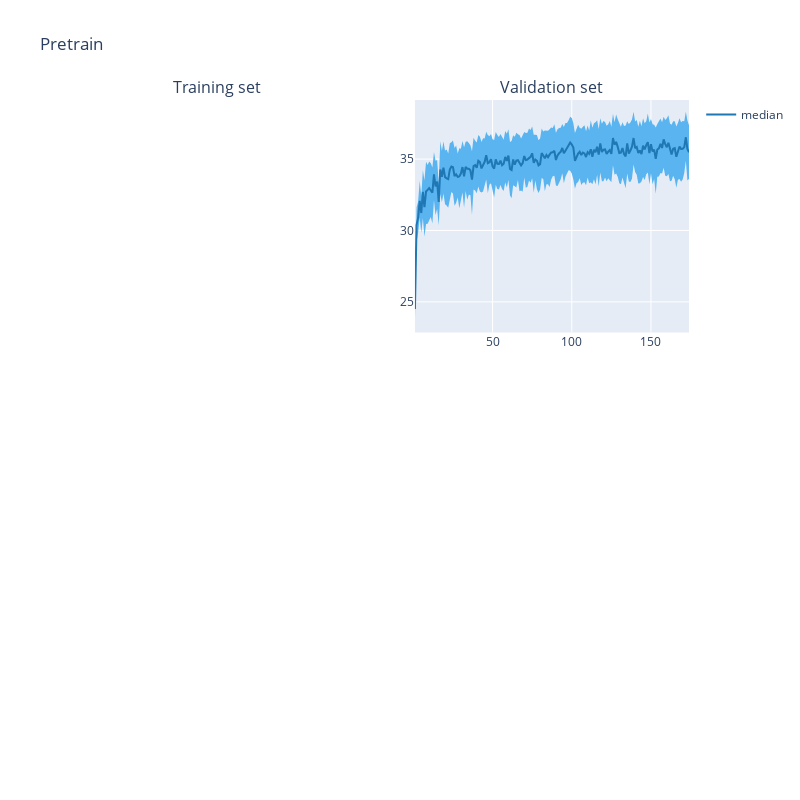

Notebook code for this chart:
### Code cell
def plot_trace(fig, df_dict, metric, row, col):
    fig.add_trace(go.Scatter(
        x=df_dict[STATISTICS[-1]].index,
        y=df_dict[STATISTICS[-1]][metric],
        showlegend=False, 
        mode='lines',
        line=dict(width=0.0),
        fillcolor='blue'
    ), row=row, col=col)

    fig.add_trace(go.Scatter(
        x=df_dict[STATISTICS[-2]].index,
        y=df_dict[STATISTICS[-2]][metric],
        fill='tonexty',
        showlegend=False,
        mode='lines',
        line=dict(width=0.0),
        fillcolor='rgb(90, 180, 240)'
    ), row=row, col=col)

    fig.add_trace(go.Scatter(
        x=df_dict['median'].index,
        y=df_dict['median'][metric],
        mode='lines',
        line=dict(color='rgb(31, 119, 180)'),
        name='median'
    ), row=row, col=col)

def plot_pretrain(df_dict_exp):
    fig = make_subplots(rows=2, cols=2, 
                        subplot_titles=("Training set","Validation set"))
    for exp_variation in df_dict_exp.keys():
        df_dict_stat = df_dict_exp[exp_variation]
        plot_trace(fig, df_dict_stat, 'PSNR', row=1, col=2)
    fig.update_layout(title='Pretrain', height=800, width=800)
    fig.show()
plot_pretrain(df_dict_exp)

### Figure 1 — Plotly figure (JSON) as saved in the notebook; plotly's stock layout.template omitted (floating-point values rounded to 4 significant figures; data arrays with more than 128 entries replaced by an {"elided": "..."} marker saying what was removed)
{"data": [{"fillcolor": "blue", "line": {"width": 0}, "mode": "lines", "showlegend": false, "type": "scatter", "x": {"elided": "174 int values"}, "xaxis": "x2", "y": {"elided": "174 float values"}, "yaxis": "y2"}, {"fill": "tonexty", "fillcolor": "rgb(90, 180, 240)", "line": {"width": 0}, "mode": "lines", "showlegend": false, "type": "scatter", "x": {"elided": "174 int values"}, "xaxis": "x2", "y": {"elided": "174 float values"}, "yaxis": "y2"}, {"line": {"color": "rgb(31, 119, 180)"}, "mode": "lines", "name": "median", "type": "scatter", "x": {"elided": "174 int values"}, "xaxis": "x2", "y": {"elided": "174 float values"}, "yaxis": "y2"}], "layout": {"annotations": [{"font": {"size": 16}, "showarrow": false, "text": "Training set", "x": 0.225, "xanchor": "center", "xref": "paper", "y": 1, "yanchor": "bottom", "yref": "paper"}, {"font": {"size": 16}, "showarrow": false, "text": "Validation set", "x": 0.775, "xanchor": "center", "xref": "paper", "y": 1, "yanchor": "bottom", "yref": "paper"}], "height": 800, "title": {"text": "Pretrain"}, "width": 800, "xaxis": {"anchor": "y", "domain": [0, 0.45]}, "xaxis2": {"anchor": "y2", "domain": [0.55, 1]}, "xaxis3": {"anchor": "y3", "domain": [0, 0.45]}, "xaxis4": {"anchor": "y4", "domain": [0.55, 1]}, "yaxis": {"anchor": "x", "domain": [0.625, 1]}, "yaxis2": {"anchor": "x2", "domain": [0.625, 1]}, "yaxis3": {"anchor": "x3", "domain": [0, 0.375]}, "yaxis4": {"anchor": "x4", "domain": [0, 0.375]}}}
